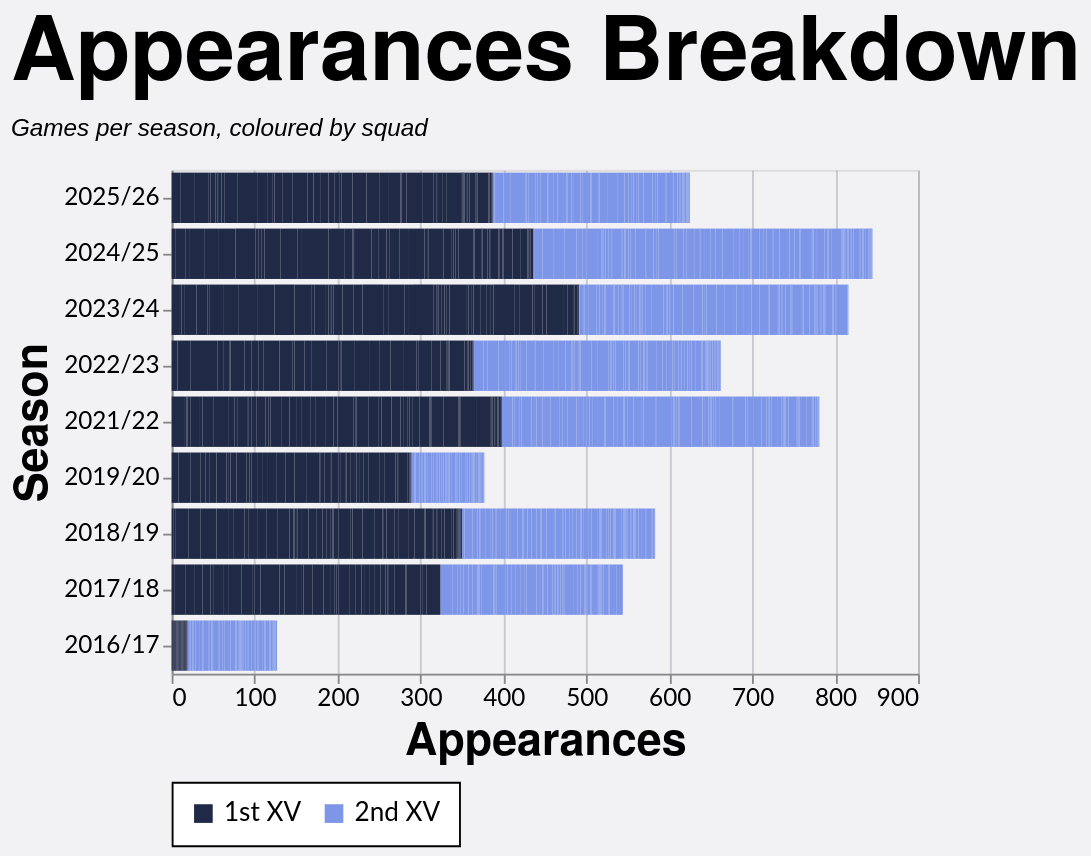

Write the Vega-Lite specification saved for this chart.
### Vega-Lite specification from a JSON file in a GitHub repository (floating-point values rounded to 4 significant figures; data arrays with more than 128 entries replaced by an {"elided": "..."} marker saying what was removed)
{"config": {"axis": {"labelFont": "Lato, sans-serif", "titleFont": "PT Sans Narrow, Helvetica Neue, Helvetica, Arial, sans-serif", "labelFontSize": 13, "titleFontSize": 24, "gridColor": "#202947", "gridOpacity": 0.2}, "header": {"labelFont": "PT Sans Narrow, Helvetica Neue, Helvetica, Arial, sans-serif", "titleFont": "PT Sans Narrow, Helvetica Neue, Helvetica, Arial, sans-serif", "labelFontSize": 24, "titleFontSize": 28, "labelFontWeight": "bold", "orient": "left"}, "legend": {"labelFont": "Lato, sans-serif", "titleFont": "PT Sans Narrow, Helvetica Neue, Helvetica, Arial, sans-serif", "labelFontSize": 14, "titleFontSize": 16, "titlePadding": 5, "fillColor": "white", "strokeColor": "black", "padding": 10, "titleFontWeight": "lighter", "titleFontStyle": "italic", "titleColor": "gray", "offset": 10}, "title": {"font": "PT Sans Narrow, Helvetica Neue, Helvetica, Arial, sans-serif", "fontSize": 48, "fontWeight": "bold", "anchor": "start", "align": "center", "titlePadding": 20, "subtitlePadding": 10, "subtitleFontSize": 13, "subtitleColor": "", "subtitleFontStyle": "italic", "offset": 15, "color": "black"}, "axisX": {"labelAngle": 0}, "facet": {"title": null, "header": null, "align": {"row": "each", "column": "each"}}, "resolve": {"scale": {"y": "independent", "facet": "independent"}}, "background": "#f2f1f4"}, "data": {"name": "data-cb70341fcfdbe4bd00e66a9599a1bb8d"}, "mark": {"type": "bar"}, "encoding": {"color": {"field": "color_value", "legend": {"orient": "bottom", "title": null}, "scale": {"domain": ["1st XV", "2nd XV"], "range": ["#202946", "#7d96e8"]}, "sort": {"field": "sum(apps)", "op": "sum", "order": "descending"}, "type": "nominal"}, "tooltip": [{"field": "player", "title": "Player", "type": "nominal"}, {"field": "season", "title": "Season", "type": "nominal"}, {"field": "color_value", "title": "Group", "type": "nominal"}, {"aggregate": "sum", "field": "apps", "title": "Appearances", "type": "quantitative"}], "x": {"aggregate": "sum", "field": "apps", "title": "Appearances", "type": "quantitative"}, "y": {"field": "season", "sort": {"field": "season_sort", "op": "max", "order": "descending"}, "title": "Season", "type": "nominal"}}, "height": {"step": 30}, "title": {"text": "Appearances Breakdown", "subtitle": "Games per season, coloured by squad"}, "width": 400, "$schema": "https://vega.github.io/schema/vega-lite/v5.20.1.json", "datasets": {"data-cb70341fcfdbe4bd00e66a9599a1bb8d": {"elided": "2507 records"}}}
